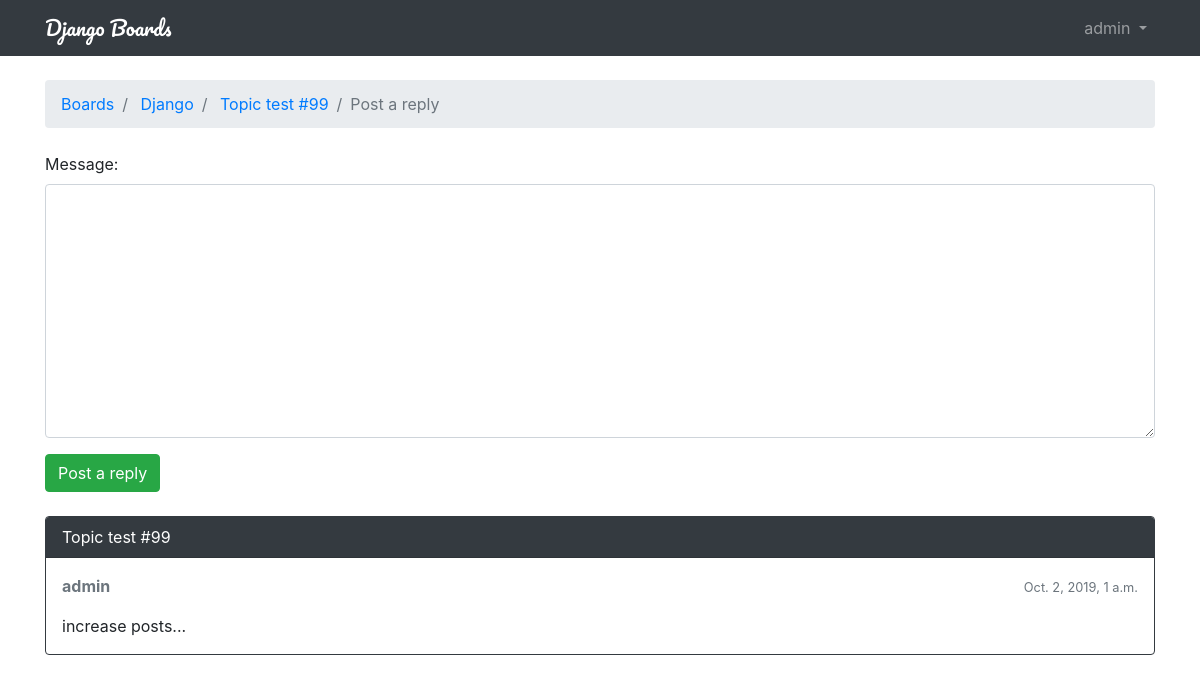
Before: /board/1/topics/104/reply/ (signed in) with the older database file.
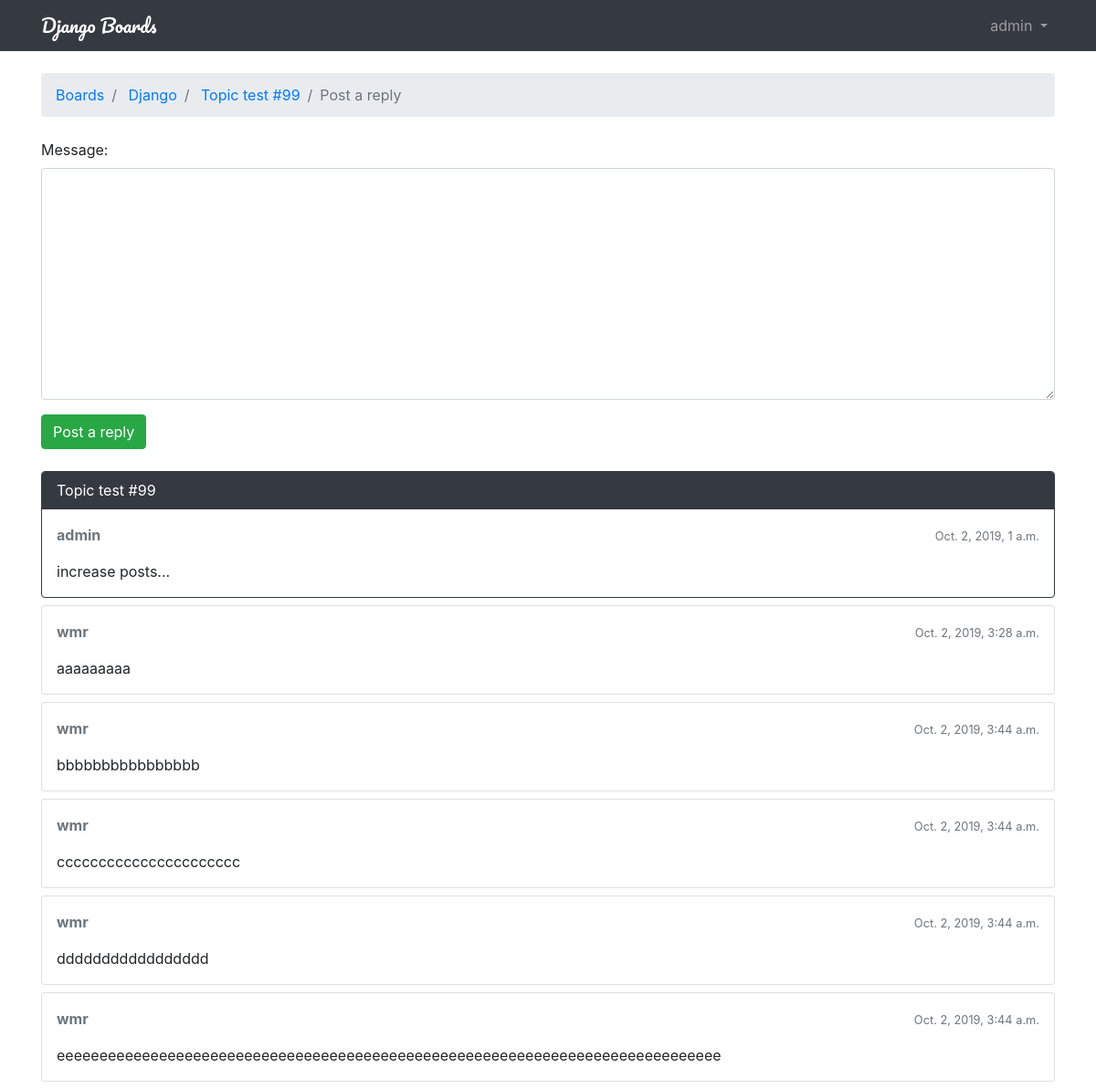
After: the same page with the newer database file.
### boards/models.py (models this page shows, shortened)
class Topic(models.Model):
    subject = models.CharField(max_length=255)
    last_updated = models.DateTimeField(auto_now_add=True)  # 创建对象时，设置为当前时间
    board = models.ForeignKey(Board, related_name='topics')  # 外键，related_name告诉关联的模型用什么字段引用本模型
    starter = models.ForeignKey(User, related_name='topics')
    views = models.PositiveIntegerField(default=0)  # 添加当前主题的访问次数

class Post(models.Model):
    message = models.TextField(max_length=4000)
    topic = models.ForeignKey(Topic, related_name='posts')
    created_at = models.DateTimeField(auto_now_add=True)
    updated_at = models.DateTimeField(null=True)
    created_by = models.ForeignKey(User, related_name='posts')
    updated_by = models.ForeignKey(User, null=True, related_name='+')  # +表示不建立反向关系，即不关心用户修改过哪些帖子

class Board(models.Model):
    name = models.CharField(max_length=30, unique=True)  # 限制名称唯一性
    description = models.CharField(max_length=255)

### boards/views.py (the view)
# urls.py: url(r'^board/(?P<pk>\d+)/topics/(?P<topic_pk>\d+)/reply/$', views.reply_topic, name='reply_topic'),
@login_required
def reply_topic(request, pk, topic_pk):
    topic = get_object_or_404(Topic, board__pk=pk, pk=topic_pk)
    if request.method == 'POST':
        form = PostForm(request.POST)
        if form.is_valid():
            post = form.save(commit=False)
            post.topic = topic
            post.created_by = request.user
            post.save()
            return redirect('topic_posts', pk=pk, topic_pk=topic_pk)
    else:
        form = PostForm()
    return render(request, 'reply_topic.html', {'topic': topic, 'form': form})

### boards/forms.py
class PostForm(forms.ModelForm):
    class Meta:
        model = Post
        fields = ['message', ]

### boards/templatetags/form_tags.py (called while the page is built)
@register.filter
def input_class(bound_field):
    css_class = ''
    if bound_field.form.is_bound:
        if bound_field.errors:
            css_class = 'is-invalid'
        elif field_type(bound_field) != 'PasswordInput':
            css_class = 'is-valid'
    return 'form-control {}'.format(css_class)

### templates/reply_topic.html (shortened to what this page needs)
{% extends 'base.html' %}
{% load static %}
{% block breadcrumb %}
<li class="breadcrumb-item">
    <a href="{% url 'home' %}">Boards</a>
</li>
<li class="breadcrumb-item">
    <a href="{% url 'board_topics' topic.board.pk %}">{{ topic.board.name }}</a>
</li>
<li class="breadcrumb-item">
    <a href="{% url 'topic_posts' topic.board.pk topic.pk %}">{{ topic.subject }}</a>
</li>
<li class="breadcrumb-item active">Post a reply</li>
{% endblock %}
{% block content %}
<form method="post" class="mb-4">
    {% include 'include/form.html' %}
    <button type="submit" class="btn btn-success">Post a reply</button>
</form>
{% for post in topic.posts.all %}
<div class="card mb-2 {% if forloop.first %}border-dark{% endif %}">
    {% if forloop.first %}
    <div class="card-header text-white bg-dark py-2 px-3">{{ topic.subject }}</div>
    {% endif %}
    <div class="card-body p-3">
        <div class="row mb-3">
            <div class="col-6">
                <strong class="text-muted">{{ post.created_by.username }}</strong>
            </div>
            <div class="col-6 text-right">
                <small class="text-muted">{{ post.created_at }}</small>
            </div>
        </div>
        {{ post.message }}
    </div>
</div>
{% endfor %}
{% endblock content %}

Changed rows visible on the page:
added Post: created_by.username "wmr", created_at "Oct. 2, 2019, 3:28 a.m.", message "aaaaaaaaa"
added Post: created_by.username "wmr", created_at "Oct. 2, 2019, 3:44 a.m.", message "bbbbbbbbbbbbbbbb"
added Post: created_by.username "wmr", created_at "Oct. 2, 2019, 3:44 a.m.", message "cccccccccccccccccccccc"
added Post: created_by.username "wmr", created_at "Oct. 2, 2019, 3:44 a.m.", message "ddddddddddddddddd"
added Post: created_by.username "wmr", created_at "Oct. 2, 2019, 3:44 a.m.", message "eeeeeeeeeeeeeeeeeeeeeeeeeeeeeeeeeeeeeeeeeeeeeeeeeeeeeeeeeeeeeeeeeeeeeeeeeeeeee"
